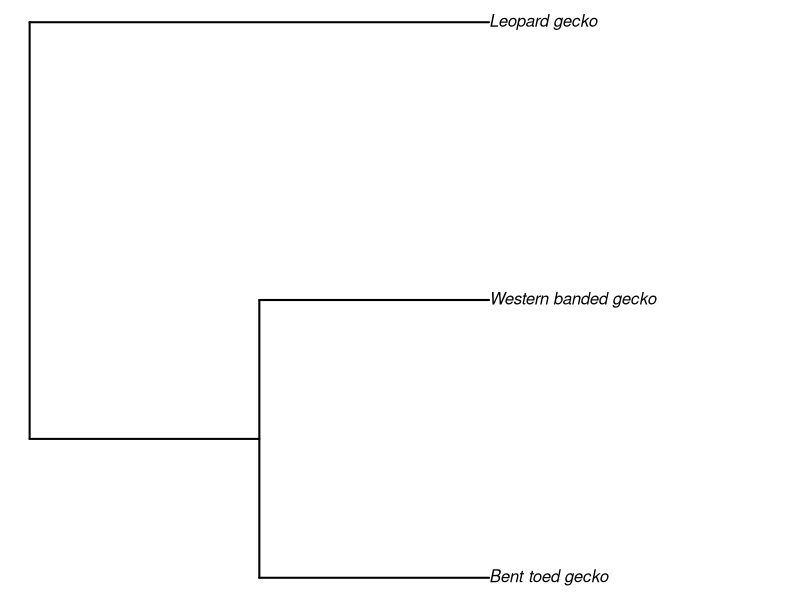

R code for this plot:
library(ape)

leopard <- read.csv("../Data/leopard_gecko.csv", header = FALSE, colClasses = "character")
bent <- read.csv("../Data/bent-toed_gecko.csv", header = FALSE, colClasses = "character")
western <- read.csv("../Data/western_banded_gecko.csv", header = FALSE, colClasses = "character")

colnames(leopard)<-1:20000
colnames(bent)<-1:20000
colnames(western)<-1:20000


# want fixed differences only
fixed_sites <- function(genomes){
  fixed = c()
  for (i in 1:dim(genomes)[2]) {
    if(dim(unique(genomes[i]))[1] == 1){
      fixed <- c(fixed, i)
    }
  }
  return (unlist(fixed))
}

cat("Finding fixed sites for leopard...","\n")
leopard_fixed <- fixed_sites(leopard)

cat("Finding fixed sites for bent-toe...","\n")
bent_fixed <- fixed_sites(bent)

cat("Finding fixed sites for western...","\n")
western_fixed <- fixed_sites(western)



get_div <- function(genome1,genome2, fixed1, fixed2){

  cat("\t","Finding shares fixed sites...","\n")
  both_fixed <- intersect(fixed1, fixed2)
  
  tot <- 0
  div <- 0
  
  g1 = genome1[1,]
  g2 = genome2[1,]
  
  cat("\t","Finding fixed diverged sites...","\n")
  
  for (i in both_fixed) {
    tot <- tot + 1
    if (g1[i] != g2[i]) {
      div <- div + 1
    }
  }
  return(c(div, tot, div/tot))
}



cat("Finding leopard / bent-toe divergence","\n")
div_leo_ben  <- get_div(leopard, bent, leopard_fixed, bent_fixed)

cat("Finding leopard / western divergence","\n")
div_leo_west <- get_div(leopard, western, leopard_fixed, western_fixed)

cat("Finding bent-toe / western divergence","\n")
div_ben_west  <- get_div(bent, western, bent_fixed, western_fixed)


# rate in MY / site
rate <- div_leo_ben[3] / (30*2)

div_time_leo_ben <-  div_leo_ben[3] / (2*rate)
div_time_leo_west <- div_leo_west[3] / (2*rate)
div_time_ben_west <- div_ben_west[3] / (2*rate)

cat("\nDivergence time leopard - bent:\t", div_time_leo_ben, " MY\n")
cat("Divergence time leopard - west:\t", div_time_leo_west, " MY\n")
cat("Divergence time bent - west:\t", div_time_ben_west, " MY\n")


text.string<-
  "((Bent_toed_gecko, Western_banded_gecko), Leopard_gecko);"
vert.tree<-read.tree(text=text.string)

plot(vert.tree,no.margin=TRUE,edge.width=2)


# without PM
get_div_new <- function(genome1,genome2){
  div <- 0
  
  cat("\t","Finding fixed diverged sites...","\n")
  
  for (i in 1:dim(genome1)[2]) {
    if (length( intersect(genome1[,i], genome2[,i]) ) == 0 ) {
      div <- div + 1
    }
  }
  
  return(div)
}

